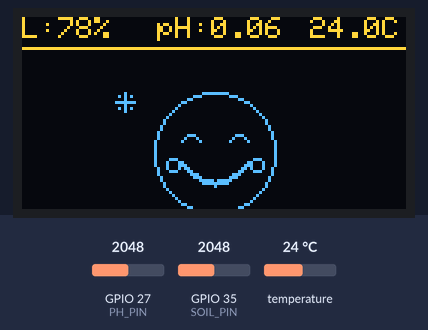
This program was run on a simulated ESP32. Shown: 128×64 one-colour display. The test bench sets the inputs (shaded band); at power-on: GPIO 35 (SOIL_PIN) = 2048, temperature 24 °C, GPIO 27 (PH_PIN) = 2048 (analog values on the 0–4095 scale). The OLED is the two-colour kind (top 16 rows yellow); what the program prints to the serial monitor is not drawn.

Above: at 3.79 s.
4.1 s: GPIO 35 (SOIL_PIN) set to 3291
At 7.2 s:
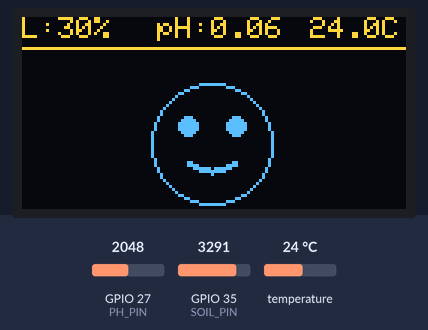
7.7 s: GPIO 35 (SOIL_PIN) set to 3349
At 11.0 s:
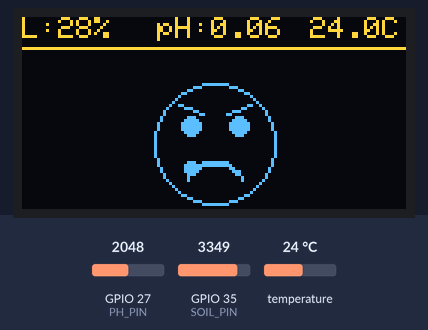
11.2 s: temperature set to 12 °C
At 12.9 s:
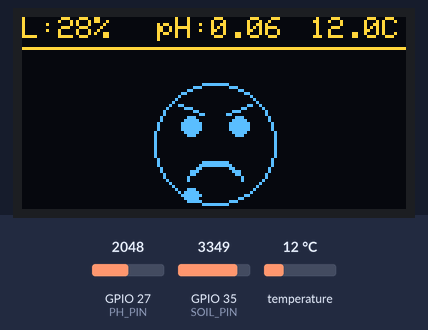
13.0 s: GPIO 27 (PH_PIN) set to 1228
At 16.9 s:
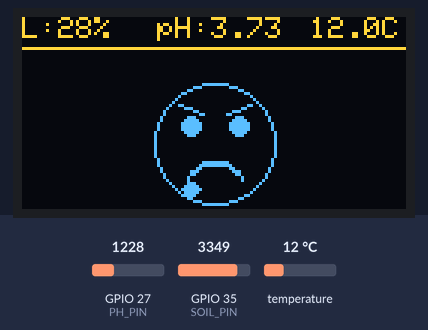
17.0 s: GPIO 35 (SOIL_PIN) set to 2866
At 20.9 s:
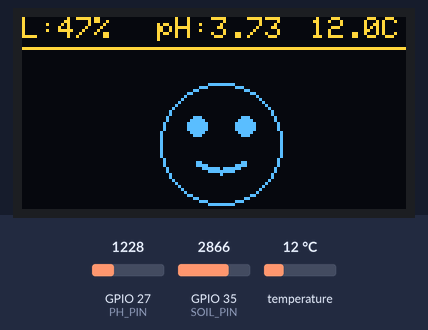
21.1 s: temperature set to 19 °C
At 23.4 s:
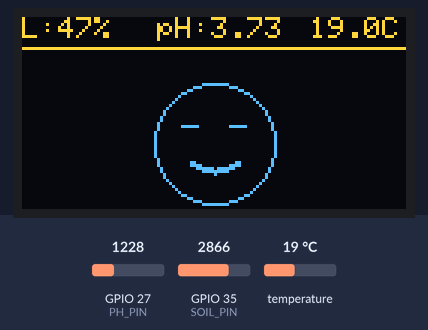

The program:

main.cpp
```cpp
#include <Arduino.h>
#include <Wire.h>

#include <Adafruit_GFX.h>
#include <Adafruit_SSD1306.h>

#include <OneWire.h>
#include <DallasTemperature.h>

#include <math.h>

// =====================================================
// OLED
// =====================================================

#define SCREEN_WIDTH 128
#define SCREEN_HEIGHT 64

#define OLED_SDA 21
#define OLED_SCL 22
#define OLED_ADDR 0x3C

Adafruit_SSD1306 display(
    SCREEN_WIDTH,
    SCREEN_HEIGHT,
    &Wire,
    -1
);

// =====================================================
// SOIL MOISTURE
// =====================================================

const int SOIL_PIN = 35;

// Kalibrasi
// Kering -> ADC besar
// Basah  -> ADC kecil

const int dryValue = 4095;
const int wetValue = 1500;

// =====================================================
// SENSOR pH
// =====================================================

const int PH_PIN = 27;

// =====================================================
// KALIBRASI pH
// =====================================================
// PENTING:
// Nilai ini HARUS dikalibrasi berdasarkan modul pH yang digunakan.
// 0.400 V hanya dipakai sebagai titik awal dari pengukuran sebelumnya.
// Jangan menganggap tegangan di udara sebagai pH 7.

const float PH_NEUTRAL_VOLTAGE = 0.400;

// Perubahan tegangan per 1 pH.
// Nilai awal 0.180 V/pH dipertahankan dari kode sebelumnya.
// Setelah kalibrasi, ubah nilai ini sesuai hasil pengukuran.
const float PH_SLOPE = 0.180;

// Batas tegangan yang masih dianggap masuk akal untuk perhitungan
// berdasarkan kalibrasi sementara di atas. Di luar rentang ini,
// pH TIDAK dipaksa menjadi 0; nilai pH terakhir dipertahankan.
const float PH_MIN_VALID_VOLTAGE = 0.05;
const float PH_MAX_VALID_VOLTAGE = 1.70;

// =====================================================
// DS18B20
// =====================================================

#define DS18B20_PIN 5

OneWire oneWire(
    DS18B20_PIN
);

DallasTemperature temperatureSensor(
    &oneWire
);

// =====================================================
// VARIABEL SENSOR
// =====================================================

// Soil
int sensorValue = 0;
int moisturePercent = 0;

// pH
int phADC = 0;
float phVoltage = 0.0;
float pH = 7.0;
float lastValidPH = 7.0;
bool phValid = true;

// Temperature
float temperatureC = 0.0;

// Status tanah
String status = "";

// 0 = Kering
// 1 = Lembab
// 2 = Basah
int faceState = 1;

// =====================================================
// TIMER
// =====================================================

unsigned long lastSensorRead = 0;

const unsigned long SENSOR_INTERVAL = 2000;

// =====================================================
// BACA SOIL MOISTURE
// =====================================================

int readSoilRaw()
{
    long sum = 0;

    for (int i = 0; i < 10; i++)
    {
        sum += analogRead(
            SOIL_PIN
        );

        delay(3);
    }

    return sum / 10;
}

// =====================================================
// BACA pH
// =====================================================

int readPHRaw()
{
    long sum = 0;

    for (int i = 0; i < 20; i++)
    {
        sum += analogRead(PH_PIN);
        delay(2);
    }

    return (int)(sum / 20);
}

// Baca tegangan ADC menggunakan pembacaan millivolt terkalibrasi ESP32.
// Ini lebih aman daripada menganggap ADC selalu linear 0-3.3 V.
float readPHVoltage()
{
    long sum = 0;

    for (int i = 0; i < 20; i++)
    {
        sum += analogReadMilliVolts(PH_PIN);
        delay(2);
    }

    return (sum / 20.0) / 1000.0;
}

// =====================================================
// BACA SEMUA SENSOR
// =====================================================

void readSensors()
{
    // =================================================
    // SOIL MOISTURE
    // =================================================

    sensorValue =
        readSoilRaw();

    moisturePercent =
        map(
            sensorValue,
            dryValue,
            wetValue,
            0,
            100
        );

    moisturePercent =
        constrain(
            moisturePercent,
            0,
            100
        );

    // =================================================
    // STATUS TANAH
    // =================================================

    if (moisturePercent < 30)
    {
        status = "KERING";
        faceState = 0;
    }
    else if (moisturePercent < 70)
    {
        status = "LEMBAB";
        faceState = 1;
    }
    else
    {
        status = "BASAH";
        faceState = 2;
    }

    // =================================================
    // pH
    // =================================================

    phADC = readPHRaw();

    // Gunakan pembacaan millivolt terkalibrasi ESP32.
    phVoltage = readPHVoltage();

    // =================================================
    // HITUNG pH
    // =================================================

    float calculatedPH =
        7.0 +
        (
            (PH_NEUTRAL_VOLTAGE - phVoltage)
            / PH_SLOPE
        );

    // Jangan langsung mengubah hasil negatif menjadi 0.
    // Jika tegangan berada di luar rentang kalibrasi sementara,
    // pertahankan nilai pH terakhir yang valid.
    if (phVoltage < PH_MIN_VALID_VOLTAGE ||
        phVoltage > PH_MAX_VALID_VOLTAGE ||
        calculatedPH < 0.0 ||
        calculatedPH > 14.0)
    {
        phValid = false;
        pH = lastValidPH;
    }
    else
    {
        phValid = true;
        pH = calculatedPH;
        lastValidPH = pH;
    }

    // =================================================
    // DS18B20
    // =================================================

    temperatureSensor
        .requestTemperatures();

    float temp =
        temperatureSensor
            .getTempCByIndex(0);

    if (
        temp !=
        DEVICE_DISCONNECTED_C
    )
    {
        temperatureC = temp;
    }
    else
    {
        Serial.println(
            "WARNING: DS18B20 tidak terdeteksi!"
        );
    }
}

// =====================================================
// GAMBAR SENYUM
// =====================================================

void drawSmile(
    int cx,
    int baseY,
    int w,
    int depth
)
{
    for (
        int dx = -w;
        dx <= w;
        dx++
    )
    {
        int y =
            baseY +
            (
                depth *
                (
                    w * w -
                    dx * dx
                )
            )
            /
            (w * w);

        display.drawPixel(
            cx + dx,
            y,
            SSD1306_WHITE
        );

        display.drawPixel(
            cx + dx,
            y + 1,
            SSD1306_WHITE
        );
    }
}

// =====================================================
// GAMBAR SEDIH
// =====================================================

void drawFrown(
    int cx,
    int baseY,
    int w,
    int depth
)
{
    for (
        int dx = -w;
        dx <= w;
        dx++
    )
    {
        int y =
            baseY +
            (
                depth *
                dx *
                dx
            )
            /
            (w * w);

        display.drawPixel(
            cx + dx,
            y,
            SSD1306_WHITE
        );

        display.drawPixel(
            cx + dx,
            y + 1,
            SSD1306_WHITE
        );
    }
}

// =====================================================
// SPARKLE
// =====================================================

void drawSparkle(
    int x,
    int y,
    int s
)
{
    display.drawFastVLine(
        x,
        y - s,
        2 * s + 1,
        SSD1306_WHITE
    );

    display.drawFastHLine(
        x - s,
        y,
        2 * s + 1,
        SSD1306_WHITE
    );

    display.drawPixel(
        x - s + 1,
        y - s + 1,
        SSD1306_WHITE
    );

    display.drawPixel(
        x + s - 1,
        y - s + 1,
        SSD1306_WHITE
    );

    display.drawPixel(
        x - s + 1,
        y + s - 1,
        SSD1306_WHITE
    );

    display.drawPixel(
        x + s - 1,
        y + s - 1,
        SSD1306_WHITE
    );
}

// =====================================================
// WAJAH ANIMASI
// =====================================================

void drawFace(int state)
{
    unsigned long t = millis();

    int cx = 64;
    int cy = 42;
    int r = 20;

    int ox = 0;
    int oy = 0;

    // Basah -> memantul
    if (state == 2)
    {
        oy =
            (int)round(
                3.0 *
                sin(
                    t / 140.0
                )
            );
    }

    // Lembab -> bergoyang
    else if (state == 1)
    {
        ox =
            (int)round(
                2.0 *
                sin(
                    t / 400.0
                )
            );
    }

    int fx = cx + ox;
    int fy = cy + oy;

    // Wajah
    display.drawCircle(
        fx,
        fy,
        r,
        SSD1306_WHITE
    );

    int eyeDX = 8;

    int eyeY =
        fy - 6;

    int lx =
        fx - eyeDX;

    int rx =
        fx + eyeDX;

    bool blink =
        (t % 2500) < 150;

    // =================================================
    // BASAH
    // =================================================

    if (state == 2)
    {
        bool happyEye =
            ((t / 1500) % 2) == 0;

        if (happyEye)
        {
            for (
                int dx = -3;
                dx <= 3;
                dx++
            )
            {
                int ey =
                    eyeY +
                    (dx * dx) / 4;

                display.drawPixel(
                    lx + dx,
                    ey,
                    SSD1306_WHITE
                );

                display.drawPixel(
                    rx + dx,
                    ey,
                    SSD1306_WHITE
                );
            }
        }
        else
        {
            display.fillCircle(
                lx,
                eyeY,
                3,
                SSD1306_WHITE
            );

            display.fillCircle(
                rx,
                eyeY,
                3,
                SSD1306_WHITE
            );
        }

        drawSmile(
            fx,
            fy + 3,
            11,
            7
        );

        // Pipi
        display.drawCircle(
            fx - 14,
            fy + 4,
            2,
            SSD1306_WHITE
        );

        display.drawCircle(
            fx + 14,
            fy + 4,
            2,
            SSD1306_WHITE
        );

        // Sparkle
        if (
            (t / 350) % 2 == 0
        )
        {
            drawSparkle(
                cx - 30,
                cy - 14,
                3
            );
        }

        if (
            (t / 350) % 3 == 0
        )
        {
            drawSparkle(
                cx + 32,
                cy - 8,
                2
            );
        }

        if (
            (t / 350) % 2 == 1
        )
        {
            drawSparkle(
                cx + 28,
                cy + 16,
                3
            );
        }
    }

    // =================================================
    // LEMBAB
    // =================================================

    else if (state == 1)
    {
        if (blink)
        {
            display.drawFastHLine(
                lx - 3,
                eyeY,
                6,
                SSD1306_WHITE
            );

            display.drawFastHLine(
                rx - 3,
                eyeY,
                6,
                SSD1306_WHITE
            );
        }
        else
        {
            display.fillCircle(
                lx,
                eyeY,
                3,
                SSD1306_WHITE
            );

            display.fillCircle(
                rx,
                eyeY,
                3,
                SSD1306_WHITE
            );
        }

        drawSmile(
            fx,
            fy + 6,
            8,
            3
        );
    }

    // =================================================
    // KERING
    // =================================================

    else
    {
        // Alis khawatir
        display.drawLine(
            lx - 4,
            eyeY - 7,
            lx + 4,
            eyeY - 4,
            SSD1306_WHITE
        );

        display.drawLine(
            rx + 4,
            eyeY - 7,
            rx - 4,
            eyeY - 4,
            SSD1306_WHITE
        );

        // Mata
        display.fillCircle(
            lx,
            eyeY,
            3,
            SSD1306_WHITE
        );

        display.fillCircle(
            rx,
            eyeY,
            3,
            SSD1306_WHITE
        );

        // Mulut sedih
        drawFrown(
            fx,
            fy + 6,
            9,
            5
        );

        // Air mata
        float p =
            (t % 1400) /
            1400.0;

        int ty =
            eyeY +
            4 +
            (int)(p * 20);

        display.fillCircle(
            lx,
            ty,
            2,
            SSD1306_WHITE
        );

        if (p > 0.85)
        {
            display.drawPixel(
                lx - 3,
                ty,
                SSD1306_WHITE
            );

            display.drawPixel(
                lx + 3,
                ty,
                SSD1306_WHITE
            );
        }
    }
}

// =====================================================
// HEADER OLED
// =====================================================

void drawHeader()
{
    display.setTextColor(
        SSD1306_WHITE
    );

    display.setTextSize(1);

    // Baris atas:
    // L:36% pH:7.01 23.5C

    display.setCursor(
        0,
        0
    );

    display.print("L:");

    display.print(
        moisturePercent
    );

    display.print("%");

    // pH
    display.setCursor(
        45,
        0
    );

    display.print("pH:");

    display.print(
        pH,
        2
    );

    // Suhu
    display.setCursor(
        96,
        0
    );

    display.print(
        temperatureC,
        1
    );

    display.print("C");

    // Garis pembatas
    display.drawFastHLine(
        0,
        10,
        SCREEN_WIDTH,
        SSD1306_WHITE
    );
}

// =====================================================
// SETUP
// =====================================================

void setup()
{
    Serial.begin(115200);

    // =================================================
    // ADC
    // =================================================

    analogReadResolution(12);

    analogSetPinAttenuation(
        SOIL_PIN,
        ADC_11db
    );

    analogSetPinAttenuation(
        PH_PIN,
        ADC_11db
    );

    // =================================================
    // OLED
    // =================================================

    Wire.begin(
        OLED_SDA,
        OLED_SCL
    );

    if (
        !display.begin(
            SSD1306_SWITCHCAPVCC,
            OLED_ADDR
        )
    )
    {
        Serial.println(
            "OLED tidak ditemukan!"
        );

        while (true)
        {
            delay(100);
        }
    }

    // =================================================
    // DS18B20
    // =================================================

    temperatureSensor.begin();

    // =================================================
    // SPLASH
    // =================================================

    display.clearDisplay();

    display.setTextColor(
        SSD1306_WHITE
    );

    display.setTextSize(2);

    display.setCursor(
        4,
        8
    );

    display.println(
        "ANIMASI"
    );

    display.setCursor(
        40,
        30
    );

    display.println(
        "v5"
    );

    display.setTextSize(1);

    display.setCursor(
        15,
        52
    );

    display.println(
        "Soil + pH + Temp"
    );

    display.display();

    delay(2500);

    Serial.println();
    Serial.println(
        "================================"
    );

    Serial.println(
        "SMART FARM MONITORING"
    );

    Serial.println(
        "ESP32 + Soil + pH + DS18B20"
    );

    Serial.println(
        "OLED"
    );

    Serial.println(
        "================================"
    );
}

// =====================================================
// LOOP
// =====================================================

void loop()
{
    unsigned long now =
        millis();

    // =================================================
    // BACA SENSOR SETIAP 2 DETIK
    // =================================================

    if (
        now - lastSensorRead >=
        SENSOR_INTERVAL
    )
    {
        lastSensorRead = now;

        readSensors();

        // =================================================
        // SERIAL MONITOR
        // =================================================

        Serial.println();

        Serial.println(
            "========== SENSOR DATA =========="
        );

        Serial.print(
            "Soil ADC       : "
        );

        Serial.println(
            sensorValue
        );

        Serial.print(
            "Kelembapan     : "
        );

        Serial.print(
            moisturePercent
        );

        Serial.println("%");

        Serial.print(
            "Status         : "
        );

        Serial.println(
            status
        );

        Serial.print(
            "pH ADC         : "
        );

        Serial.println(
            phADC
        );

        Serial.print(
            "pH Voltage     : "
        );

        Serial.print(
            phVoltage,
            3
        );

        Serial.println(" V");

        Serial.print(
            "pH             : "
        );

        Serial.println(
            pH,
            2
        );

        Serial.print("pH Status      : ");
        Serial.println(phValid ? "VALID" : "DI LUAR KALIBRASI");

        Serial.print(
            "Suhu DS18B20   : "
        );

        Serial.print(
            temperatureC,
            2
        );

        Serial.println(" C");

        Serial.println(
            "================================="
        );
    }

    // =================================================
    // OLED
    // =================================================

    display.clearDisplay();

    drawHeader();

    drawFace(
        faceState
    );

    display.display();

    // ~25 FPS
    delay(40);
}
```

Measured:
- the behaviour switches between 3316 and 3317 on GPIO 35 (SOIL_PIN) (found by bisection; images 1 and 2)
- after the input at 7.7 s, the display: first differs from a run without the input after 1.8 s (image 2 shows a later state)
- after the input at 17.0 s, the display: first differs from a run without the input after 2.6 s (image 5 shows a later state)
- what the display in image 1 shows lasts 1.1 s, from 6.4 s to 7.5 s
- what the display in image 6 shows lasts 1.0 s, from 22.6 s to 23.6 s
